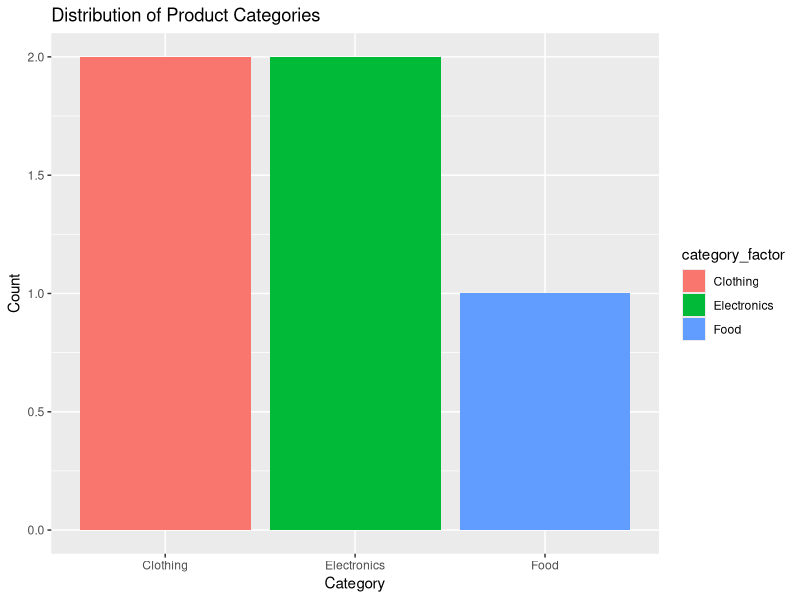

Write the R code that produced this figure.
## ---- chunk 1
# Creating a factor for educational levels
education_levels <- c("High School", "Graduate", "Undergraduate", "High School", "Undergraduate")
education_factor <- factor(education_levels)

# Checking unique values within the factor
unique(education_factor)

## ---- chunk 2

# Simulated data for spending behavior
spending <- c(200, 350, 280, 180, 400)
income_levels <- c("Low", "High", "Medium", "Low", "High")
income_factor <- factor(income_levels)

# Linear model with income as a factor variable
model <- lm(spending ~ income_factor)
summary(model)

## ---- chunk 3

library(ggplot2)

# Sample data: product categories
categories <- c("Electronics", "Clothing", "Electronics", "Food", "Clothing")
category_factor <- factor(categories)

# Creating a bar plot with factors
ggplot() +
  geom_bar(aes(x = category_factor, fill = category_factor)) +
  labs(title = "Distribution of Product Categories", x = "Category", y = "Count")

